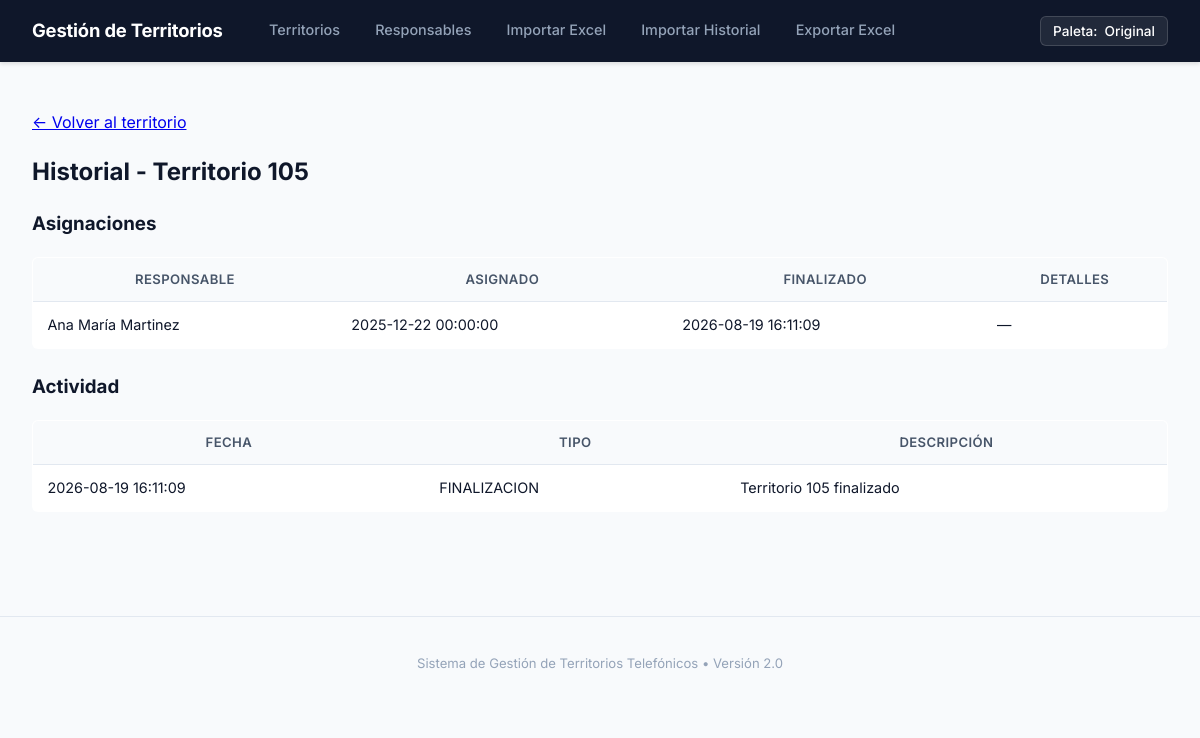
The page /territorio/6/historial on the database its author committed.
### tables this page shows
CREATE TABLE territorios (
    id INTEGER PRIMARY KEY AUTOINCREMENT,
    numero TEXT NOT NULL UNIQUE,
    estado TEXT CHECK(estado IN ('Disponible', 'En trabajo')) DEFAULT 'Disponible'
);

CREATE TABLE asignaciones (
    id INTEGER PRIMARY KEY AUTOINCREMENT,
    territorio_id INTEGER NOT NULL,
    responsable_id INTEGER NOT NULL,
    fecha_asignado TEXT NOT NULL,      -- Formato ISO: YYYY-MM-DD HH:MM:SS
    fecha_finalizacion TEXT DEFAULT NULL,
    detalles TEXT,
    FOREIGN KEY (territorio_id) REFERENCES territorios(id),
    FOREIGN KEY (responsable_id) REFERENCES responsables(id)
);

CREATE TABLE responsables (
    id INTEGER PRIMARY KEY AUTOINCREMENT,
    nombre TEXT NOT NULL,
    activo INTEGER DEFAULT 1 -- 1: activo, 0: inactivo
, telefono TEXT DEFAULT NULL, email TEXT DEFAULT NULL, fecha_alta TEXT DEFAULT NULL);

CREATE TABLE actividad (
    id INTEGER PRIMARY KEY AUTOINCREMENT,
    territorio_id INTEGER,
    registro_id INTEGER,
    responsable_id INTEGER,
    tipo TEXT NOT NULL,               -- Ej: 'EDICION', 'ASIGNACION', 'FINALIZACION'
    descripcion TEXT NOT NULL,
    fecha TEXT NOT NULL,
    FOREIGN KEY (territorio_id) REFERENCES territorios(id),
    FOREIGN KEY (registro_id) REFERENCES registros(id)
);

### routes/territorios.py (the view)
    @app.route("/territorio/<int:territorio_id>/historial")
    def territorio_historial(territorio_id):
        conn = get_connection()
        territorio = conn.execute(
            "SELECT * FROM territorios WHERE id = ?", (territorio_id,)
        ).fetchone()
        if territorio is None:
            conn.close()
            abort(404)
        asignaciones = conn.execute(
            """
            SELECT a.*, r.nombre AS responsable_nombre
            FROM asignaciones a
            JOIN responsables r ON r.id = a.responsable_id
            WHERE a.territorio_id = ?
            ORDER BY a.fecha_asignado DESC
            """,
            (territorio_id,),
        ).fetchall()
        actividad = conn.execute(
            """
            SELECT * FROM actividad
            WHERE territorio_id = ?
            ORDER BY fecha DESC, id DESC
            """,
            (territorio_id,),
        ).fetchall()
        conn.close()
        return render_template(
            "historial.html",
            territorio=territorio,
            asignaciones=asignaciones,
            actividad=actividad,
        )

### database.py (called while the page is built)
def get_connection():
    conn = sqlite3.connect(DATABASE)
    conn.row_factory = sqlite3.Row
    conn.execute("PRAGMA foreign_keys = ON")
    return conn

### templates/historial.html (shortened to what this page needs)
{% extends "base.html" %}
{% block content %}
    <p><a href="{{ url_for('territorio_detalle', territorio_id=territorio.id) }}">&larr; Volver al territorio</a></p>
    <h2>Historial - Territorio {{ territorio.numero }}</h2>
    <h3>Asignaciones</h3>
    {% if asignaciones|length == 0 %}
        <p>Este territorio todavía no fue asignado nunca.</p>
    {% else %}
        <table class="tabla-historial">
            <thead>
                <tr>
                    <th>Responsable</th>
                    <th>Asignado</th>
                    <th>Finalizado</th>
                    <th>Detalles</th>
                </tr>
            </thead>
            <tbody>
                {% for a in asignaciones %}
                <tr>
                    <td>{{ a.responsable_nombre }}</td>
                    <td>{{ a.fecha_asignado }}</td>
                    <td>
                        {% if a.fecha_finalizacion %}
                            {{ a.fecha_finalizacion }}
                        {% else %}
                            <span class="badge badge-en-trabajo">En curso</span>
                        {% endif %}
                    </td>
                    <td>{{ a.detalles or "—" }}</td>
                </tr>
                {% endfor %}
            </tbody>
        </table>
    {% endif %}
    <h3>Actividad</h3>
    {% if actividad|length == 0 %}
        <p>Todavía no hay actividad registrada para este territorio.</p>
    {% else %}
        <table class="tabla-historial">
            <thead>
                <tr>
                    <th>Fecha</th>
                    <th>Tipo</th>
                    <th>Descripción</th>
                </tr>
            </thead>
            <tbody>
                {% for ev in actividad %}
                <tr>
                    <td>{{ ev.fecha }}</td>
                    <td>{{ ev.tipo }}</td>
                    <td>{{ ev.descripcion }}</td>
                </tr>
                {% endfor %}
            </tbody>
        </table>
    {% endif %}
{% endblock %}

### static/css/style.css (style rules this page uses)
:root { --font-sans: 'Inter', -apple-system, BlinkMacSystemFont, 'Segoe UI', Roboto, Helvetica, Arial, sans-serif; --bg-body: #f8fafc; --bg-surface: #ffffff; --bg-header: #0f172a; --bg-header-active: #1e293b; --bg-hover: #f1f5f9; --text-main: #0f172a; --text-secondary: #475569; --text-muted: #64748b; --text-light: #94a3b8; --text-white: #ffffff; --border-color: #e2e8f0; --border-color-darker: #cbd5e1; --color-trabajo: #d97706; --color-trabajo-bg: #fffbeb; --color-trabajo-border: #fde68a; --color-disp: #059669; --color-disp-bg: #ecfdf5; --color-disp-border: #a7f3d0; --color-primary: #0f172a; --color-primary-hover: #1e293b; --color-blue: #2563eb; --color-blue-hover: #1d4ed8; --color-danger: #dc2626; --color-danger-bg: #fef2f2; --color-danger-border: #fecaca; --shadow-sm: 0 1px 2px 0 rgba(0, 0, 0, 0.05); --shadow-md: 0 4px 6px -1px rgba(0, 0, 0, 0.07), 0 2px 4px -2px rgba(0, 0, 0, 0.05); --shadow-lg: 0 10px 15px -3px rgba(0, 0, 0, 0.08), 0 4px 6px -4px rgba(0, 0, 0, 0.04); --radius-sm: 4px; --radius-md: 6px; --radius-lg: 10px; --radius-xl: 14px; --transition-fast: 0.15s ease; --transition-normal: 0.2s ease; }
*, *::before, *::after { box-sizing: border-box; }
body { font-family: var(--font-sans); margin: 0; padding: 0; background-color: var(--bg-body); color: var(--text-main); line-height: 1.5; -webkit-font-smoothing: antialiased; }
.tabla-responsables, .tabla-registros, .tabla-historial { width: 100%; border-collapse: collapse; background-color: var(--bg-surface); border: 1px solid var(--border-color); border-radius: var(--radius-md); overflow: hidden; margin-bottom: 1.5rem; }
.tabla-responsables th, .tabla-registros th, .tabla-historial th { background-color: #f8fafc; padding: 0.75rem 0.9rem; font-size: 0.82rem; font-weight: 600; color: var(--text-secondary); border-bottom: 1px solid var(--border-color); text-transform: uppercase; letter-spacing: 0.03em; }
.tabla-responsables td, .tabla-registros td, .tabla-historial td { padding: 0.75rem 0.9rem; border-bottom: 1px solid var(--border-color); font-size: 0.9rem; vertical-align: middle; }

### rows shown on the page
territorios: numero "105"
asignaciones: responsable_nombre "Ana María Martinez", fecha_asignado "2025-12-22 00:00:00", fecha_finalizacion "2026-08-19 16:11:09", detalles "—"
actividad: fecha "2026-08-19 16:11:09", tipo "FINALIZACION", descripcion "Territorio 105 finalizado"
